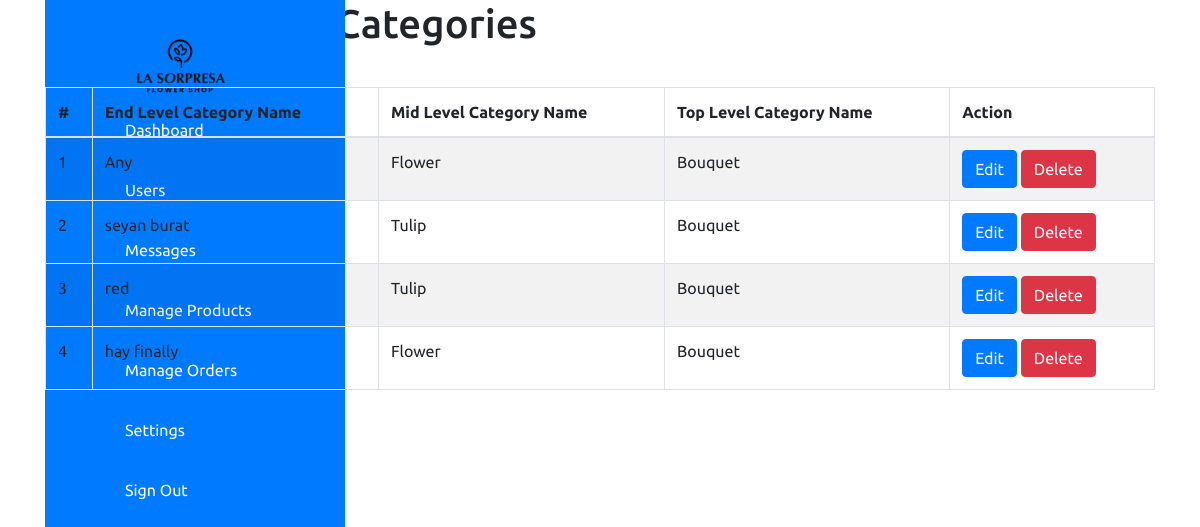
Page /admin/settings/endcategory.php (signed in) on the earlier database version.
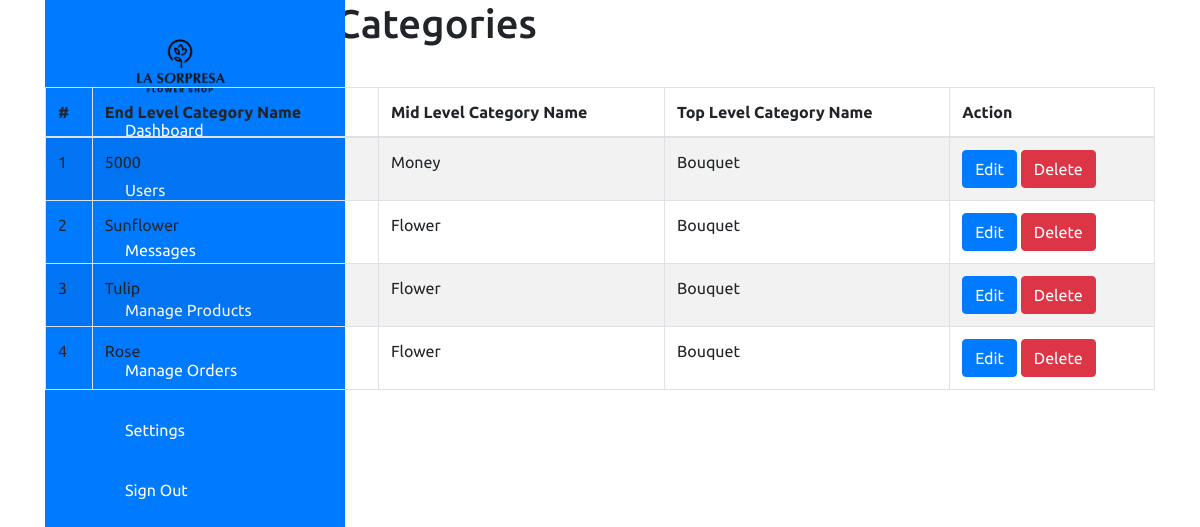
Same page on the later database version.
### tables this page shows
CREATE TABLE `end_category` (
  `ecat_id` int(11) NOT NULL,
  `ecat_name` varchar(255) NOT NULL,
  `mcat_id` int(11) NOT NULL
);

CREATE TABLE `mid_category` (
  `mcat_id` int(11) NOT NULL,
  `mcat_name` varchar(255) NOT NULL,
  `tcat_id` int(11) NOT NULL
);

CREATE TABLE `top_category` (
  `tcat_id` int(11) NOT NULL,
  `tcat_name` varchar(255) NOT NULL,
  `show_on_menu` int(1) NOT NULL
);

### admin/settings/endcategory.php (the view, shortened to what this page needs)
<?php require_once('../header.php'); ?>
<body>
    <div class="container">
        <div class="navigation">
            <ul>
                <li>
                    <a href="#">
                        <div class="logo-container">
                            <img src="../images/logo.png" alt="Logo" class="logo" />
                        </div>
                        <span class="title"></span>
                    </a>
                </li>
                <li>
                    <a href="../dashboard.php">
                        <span class="icon">
                        </span>
                        <span class="title">Dashboard</span>
                    </a>
                </li>
                <li>
                    <a href="../users.php">
                        <span class="icon">
                        </span>
                        <span class="title">Users</span>
                    </a>
                </li>
                <li>
                    <a href="#">
                        <span class="icon">
                        </span>
                        <span class="title">Messages</span>
                    </a>
                </li>
                <li>
                    <a href="../product/product.php">
                        <span class="icon">
                        </span>
                        <span class="title">Manage Products</span>
                    </a>
                </li>
                <li>
                    <a href="#">
                        <span class="icon">
                        </span>
                        <span class="title">Manage Orders</span>
                    </a>
                </li>
                <li>
                    <a href="../settings.php">
                        <span class="icon">
                        </span>
                        <span class="title">Settings</span>
                    </a>
                </li>
                <li>
                    <a href="../logout.php">
                        <span class="icon">
                        </span>
                        <span class="title">Sign Out</span>
                    </a>
                </li>
            </ul>
        </div>
<section class="content-header">
	<div class="content-header-left">
		<h1>View End Level Categories</h1>
	</div>
	<div class="content-header-right">
		<a href="endcategory-add.php" class="btn btn-primary btn-sm">Add New</a>
	</div>
</section>
<section class="content">
  <div class="row">
    <div class="col-md-12">
      <div class="box box-info">
        <div class="box-body table-responsive">
          <table id="example1" class="table table-bordered table-hover table-striped">
			<thead>
			    <tr>
			        <th>#</th>
			        <th>End Level Category Name</th>
                    <th>Mid Level Category Name</th>
                    <th>Top Level Category Name</th>
			        <th>Action</th>
			    </tr>
			</thead>
            <tbody>
            	<?php
            	$i=0;
            	$statement = $pdo->prepare("SELECT *
                                    FROM end_category t1
                                    JOIN mid_category t2
                                    ON t1.mcat_id = t2.mcat_id
                                    JOIN top_category t3
                                    ON t2.tcat_id = t3.tcat_id
                                    ORDER BY t1.ecat_id DESC
                                    ");
            	$statement->execute();
            	$result = $statement->fetchAll(PDO::FETCH_ASSOC);
            	foreach ($result as $row) {
            		$i++;
            		?>
					<tr>
	                    <td><?php echo $i; ?></td>
	                    <td><?php echo $row['ecat_name']; ?></td>
                        <td><?php echo $row['mcat_name']; ?></td>
                        <td><?php echo $row['tcat_name']; ?></td>
	                    <td>
	                        <a href="endcategory-edit.php?id=<?php echo $row['ecat_id']; ?>" class="btn btn-primary btn-xs">Edit</a>
	                        <a href="#" class="btn btn-danger btn-xs" data-href="endcategory-delete.php?id=<?php echo $row['ecat_id']; ?>" data-toggle="modal" data-target="#confirm-delete">Delete</a>
	                    </td>
	                </tr>
            		<?php
            	}
            	?>
            </tbody>
          </table>
        </div>
      </div>
</section>

### admin/header.php (shortened to what this page needs)
<!DOCTYPE html>
<html lang="en">
<head>
    <link rel="stylesheet" href="../css/style.css">
    <link href="https://stackpath.bootstrapcdn.com/bootstrap/4.5.2/css/bootstrap.min.css" rel="stylesheet">
    <link href="https://cdn.jsdelivr.net/npm/select2@4.0.13/dist/css/select2.min.css" rel="stylesheet" />
</head>

### css/style.css (style rules this page uses)
* { font-family: "Ubuntu", sans-serif; margin: 0; padding: 0; box-sizing: border-box; }
:root { --blue: #dd91ad; --white: #e9e9e9; --gray: #f5f5f5; --black1: #222; --black2: #999; }
body { min-height: 100vh; overflow-x: hidden; }
.container { position: relative; width: 100%; }
.navigation { position: fixed; width: 300px; height: 100%; background: var(--blue); border-left: 10px solid var(--blue); transition: 0.5s; overflow: hidden; }
.navigation ul { position: absolute; top: 0; left: 0; width: 100%; }
.logo-container { position: absolute; top: 20px; left: 50%; transform: translateX(-70%); z-index: 10; }
.logo { width: 100px; }
.navigation ul li { position: relative; width: 100%; list-style: none; border-top-left-radius: 30px; border-bottom-left-radius: 30px; }
.navigation ul li:nth-child(1) { margin-bottom: 40px; pointer-events: none; }
.navigation ul li a { position: relative; display: block; width: 100%; display: flex; text-decoration: none; color: var(--white); }
.navigation ul li a .icon { position: relative; display: block; min-width: 60px; height: 60px; line-height: 75px; text-align: center; }
.navigation ul li a .title { position: relative; display: block; padding: 0 10px; height: 60px; line-height: 60px; text-align: start; white-space: nowrap; }

Differences in the rows shown:
removed end_category: ecat_name "Any", mcat.mcat_name "Flower", top_category.tcat_name "Bouquet"
removed end_category: ecat_name "seyan burat", mcat.mcat_name "Tulip", top_category.tcat_name "Bouquet"
removed end_category: ecat_name "red", mcat.mcat_name "Tulip", top_category.tcat_name "Bouquet"
removed end_category: ecat_name "hay finally", mcat.mcat_name "Flower", top_category.tcat_name "Bouquet"
added end_category: ecat_name "5000", mcat.mcat_name "Money", top_category.tcat_name "Bouquet"
added end_category: ecat_name "Sunflower", mcat.mcat_name "Flower", top_category.tcat_name "Bouquet"
added end_category: ecat_name "Tulip", mcat.mcat_name "Flower", top_category.tcat_name "Bouquet"
added end_category: ecat_name "Rose", mcat.mcat_name "Flower", top_category.tcat_name "Bouquet"
